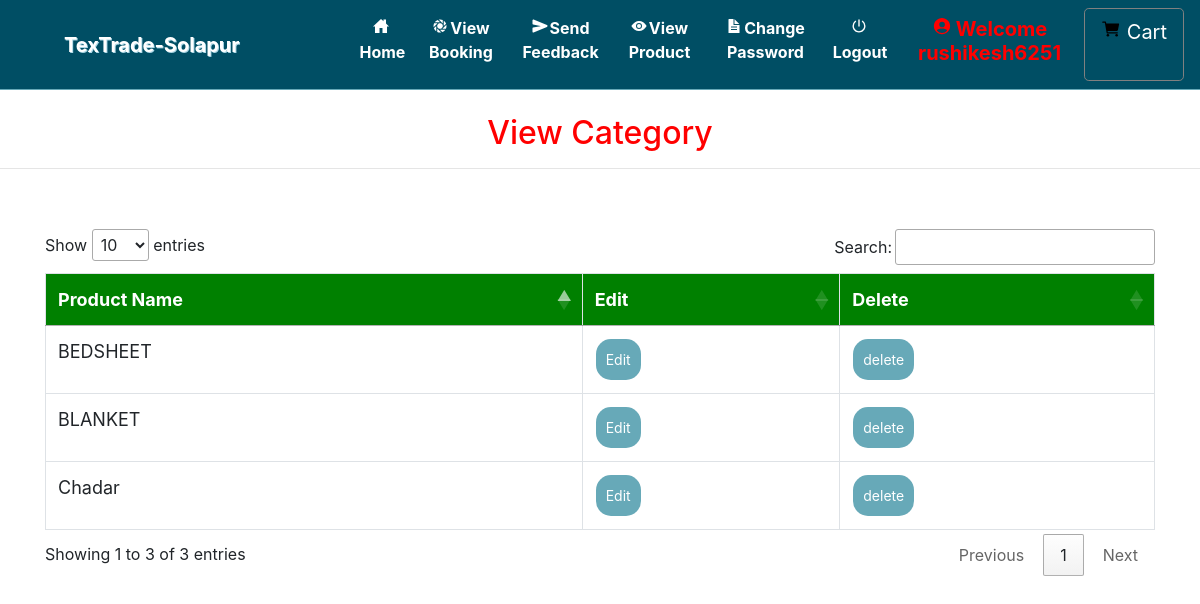
The page /view_categary/ (signed in) on the database its author committed.
### grocery/models.py (models this page shows, shortened)
class Category(models.Model):
    name = models.CharField(max_length=30, null=True)

### grocery/views.py (the view)
# urls.py: path('view_categary/', View_Categary, name='view_categary'),
def View_Categary(request):
    if not request.user.is_authenticated:
        return redirect('login_admin')
    pro = Category.objects.all()
    d = {'pro': pro}
    return render(request,'view_category.html', d)

### grocery/templates/view_category.html (shortened to what this page needs)
{% extends 'navigation.html' %}
{% block body %}
<center><h2 style="color:red;margin-top:2%">View Category</h2></center><hr>
<div class="container" style="margin-top:5%">
<table class="table table-bordered" id="myTable">
  <thead>
  <tr>
    <th>Product Name</th>
	 <th>Edit</th>
    <th>Delete</th>
  </tr>
  </thead>
   <tbody>
    {% for i in pro %}
  <tr>
    <td>{{i.name}}</td>
	 <td><a href="{% url 'edit_category' i.id %}" ><button class="button button1 btn-success">Edit</button></a></td>
    <td><a href="{% url 'delete_category' i.id %}" onclick="return confirm('Are you sure?')"><button class="button button1">delete</button></a></td>
  </tr>
    {% endfor %}
    </tbody>
</table>
 </div>
{% endblock %}

### grocery/templates/navigation.html (style rules this page uses)
* { box-sizing: border-box; }
#myTable { border-collapse: collapse; width: 100%; border: 1px solid #ddd; font-size: 18px; }
#myTable th { text-align: left; padding: 12px; background-color: green; color: white; }
#myTable td { text-align: left; padding: 12px; background-color: white; }
#myTable tr { border-bottom: 1px solid #ddd; }
.button { background-color: #67A9B8; border: none; color: white; padding: 10px; text-align: center; text-decoration: none; display: inline-block; font-size: 14px; margin: 1px 1px; cursor: pointer; }
.button1 { border-radius: 15px; }

### rows shown on the page
Category: name "Chadar"
Category: name "BLANKET"
Category: name "BEDSHEET"
